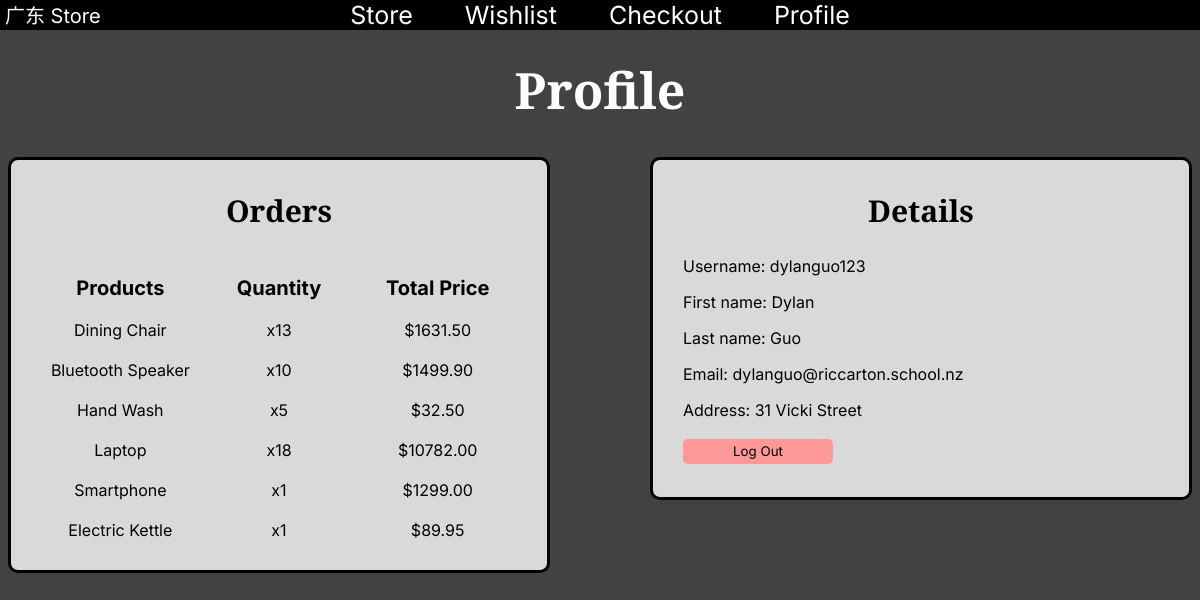
/profile (signed in), run on the app's committed database.
### tables this page shows
CREATE TABLE "order_items" (order_items_id INTEGER, order_id INTEGER, product_id INTEGER, PRIMARY KEY (order_items_id), FOREIGN KEY (order_id) REFERENCES order_ids (order_id), FOREIGN KEY (product_id) REFERENCES products (product_id));

CREATE TABLE "products" (product_id INTEGER, category_id INTEGER, product TEXT, price DECIMAL, image TEXT, PRIMARY KEY (product_id), FOREIGN KEY (category_id) REFERENCES categories (category_id));

CREATE TABLE `customers` (
  `username` TEXT,
  `password` TEXT,
  `first_name` TEXT,
  `last_name` TEXT,
  `address` TEXT,
  `email` TEXT,
  PRIMARY KEY (`username`)
);

### main.py (the view)
@app.route('/profile')
def profile():
    db = get_db()
    cursor = db.cursor()
    user = session.get('user')
    cursor.execute("SELECT * FROM customers WHERE username = ?", (user,))
    user_info = cursor.fetchone()
    query = """
            SELECT products.*, order_ids.*, order_items.* FROM order_items
            LEFT JOIN order_ids ON order_ids.order_id = order_items.order_id
            LEFT JOIN products ON products.product_id = order_items.product_id
            WHERE order_ids.username = ?
    """
    cursor.execute(query, (user,))
    order_data = cursor.fetchall()
    grouped_orders = {}
    for row in order_data:
        product_name = row[2]
        price = float(row[3])
        if product_name in grouped_orders:
            grouped_orders[product_name]["quantity"] += 1
        else:
            grouped_orders[product_name] = {"price": price, "quantity": 1}
    return render_template("profile.html", user_info=user_info, database=grouped_orders)

### main.py (called while the page is built)
def get_db():
    db = getattr(g, '_database', None)
    if db is None:
        db = g._database = sqlite3.connect(DATABASE)
    return db

@app.teardown_appcontext
def close_connection(exception):
    db = getattr(g, '_database', None)
    if db is not None:
        db.close()

### website/templates/profile.html
{% extends "layout.html" %}
{% block body %}
<h1>Profile</h1>
<div class="flex-container">
    <div class="orders-card">
        <h2>Orders</h2>
        <div class="orders-header">
            <b>Products</b>
            <b>Quantity</b>
            <b>Total Price</b>
        </div>
        {% for name, details in database.items() %}
            <div class="orders-row">
                <p>{{ name }}</p>
                <p>x{{ details.quantity }}</p>
                <p>${{ "%.2f" | format(details.price * details.quantity) }}</p>
            </div>
        {% endfor %}
    </div>
    <div class="details-card">
        <h2>Details</h2>
        <p>Username: {{ user_info[0] }}</p>
        <p>First name: {{ user_info[2] }}</p>
        <p>Last name: {{ user_info[3] }}</p>
        <p>Email: {{ user_info[5] }}</p>
        <p>Address: {{ user_info[4] }}</p>
        <button type="button" onclick="window.location.href=`{{ url_for('logout') }}`" class="remove">Log Out</button>
    </div>
</div>
{% endblock %}

### website/static/styles.css (style rules this page uses)
body { background-color: #424242; }
header, a.navbar, h1, button.disabled, .page-404 h2 { color: white }
.product-card, .filters-card, .wishlist-card, .checkout-card, .order-summary-card, .orders-card, .details-card, .login-card, .signup-card { background-color: #D9D9D9; }
h1, h2 { font-family: 'Arvo'; }
header, h3, p, b, a, button, label { font-family: 'Inter'; }
nav, h1, h2, h3, .product-card, .wishlist-card, .checkout-card, .order-summary-card, .orders-card, .login-card, .signup-card, .page-404 { text-align: center; }
.filters-card, .wishlist-card-text, .details-card { text-align: left; }
header, h3, b, label, .order-summary-card p { font-size: 20px; }
h1 { font-size: 50px; }
h2 { font-size: 30px; margin-top: 0; }
button { width: 150px; height: 25px; border-width: 0; border-radius: 5px; background-color: #24A0ED; margin: 3px 0; }
button.remove { background-color: #FF9999; }
.flex-container { display: flex; gap: 100px; justify-content: space-evenly; align-items: start; }
.checkout-row p, .orders-row p { margin: 0; }
.orders-card { width: 500px; border: 3px solid black; padding: 30px; border-radius: 10px; display: grid; gap: 20px; }
.details-card { width: 500px; border: 3px solid black; padding: 30px; border-radius: 10px; gap: 20px; }
.orders-header, .orders-row { display: grid; grid-template-columns: repeat(3, 1fr); align-items: center; padding: 0; }

### data on the page
order_items: product "Dining Chair", quantity "13"
products: details.price*details.quantity "1631.50"
order_items: product "Bluetooth Speaker", quantity "10"
products: details.price*details.quantity "1499.90"
order_items: product "Hand Wash", quantity "5"
products: details.price*details.quantity "32.50"
order_items: product "Laptop", quantity "18", price "10782.00"
order_items: product "Smartphone", quantity "1", price "1299.00"
order_items: product "Electric Kettle", quantity "1"
products: details.price*details.quantity "89.95"
customers: username "dylanguo123", first_name "Dylan", last_name "Guo", email "dylanguo@riccarton.school.nz", address "31 Vicki Street"
